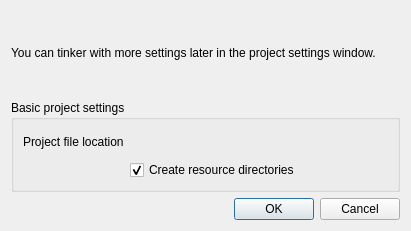
<?xml version="1.0" encoding="UTF-8"?>
<ui version="4.0">
 <class>NewProjectDialog</class>
 <widget class="QDialog" name="NewProjectDialog">
  <property name="geometry">
   <rect>
    <x>0</x>
    <y>0</y>
    <width>411</width>
    <height>231</height>
   </rect>
  </property>
  <property name="windowTitle">
   <string>Create a new project file</string>
  </property>
  <layout class="QVBoxLayout" name="verticalLayout">
   <item>
    <widget class="QLabel" name="helpText">
     <property name="sizePolicy">
      <sizepolicy hsizetype="MinimumExpanding" vsizetype="MinimumExpanding">
       <horstretch>0</horstretch>
       <verstretch>0</verstretch>
      </sizepolicy>
     </property>
     <property name="text">
      <string>You can tinker with more settings later in the project settings window.</string>
     </property>
     <property name="wordWrap">
      <bool>true</bool>
     </property>
    </widget>
   </item>
   <item>
    <widget class="QGroupBox" name="groupBox">
     <property name="title">
      <string>Basic project settings</string>
     </property>
     <property name="flat">
      <bool>false</bool>
     </property>
     <property name="checkable">
      <bool>false</bool>
     </property>
     <layout class="QFormLayout" name="formLayout">
      <property name="fieldGrowthPolicy">
       <enum>QFormLayout::ExpandingFieldsGrow</enum>
      </property>
      <item row="0" column="0">
       <widget class="QLabel" name="projectFilePathLabel">
        <property name="sizePolicy">
         <sizepolicy hsizetype="MinimumExpanding" vsizetype="Fixed">
          <horstretch>0</horstretch>
          <verstretch>0</verstretch>
         </sizepolicy>
        </property>
        <property name="minimumSize">
         <size>
          <width>0</width>
          <height>25</height>
         </size>
        </property>
        <property name="text">
         <string>Project file location</string>
        </property>
       </widget>
      </item>
      <item row="0" column="1">
       <widget class="FileLineEdit" name="projectFilePath" native="true">
        <property name="sizePolicy">
         <sizepolicy hsizetype="MinimumExpanding" vsizetype="Fixed">
          <horstretch>0</horstretch>
          <verstretch>0</verstretch>
         </sizepolicy>
        </property>
        <property name="minimumSize">
         <size>
          <width>0</width>
          <height>25</height>
         </size>
        </property>
       </widget>
      </item>
      <item row="1" column="1">
       <widget class="QCheckBox" name="createResourceDirs">
        <property name="enabled">
         <bool>true</bool>
        </property>
        <property name="autoFillBackground">
         <bool>false</bool>
        </property>
        <property name="text">
         <string>Create resource directories</string>
        </property>
        <property name="checked">
         <bool>true</bool>
        </property>
       </widget>
      </item>
     </layout>
    </widget>
   </item>
   <item>
    <widget class="QDialogButtonBox" name="buttonBox">
     <property name="orientation">
      <enum>Qt::Horizontal</enum>
     </property>
     <property name="standardButtons">
      <set>QDialogButtonBox::Cancel|QDialogButtonBox::Ok</set>
     </property>
    </widget>
   </item>
  </layout>
 </widget>
 <customwidgets>
  <customwidget>
   <class>FileLineEdit</class>
   <extends>QWidget</extends>
   <header>ceed.qtwidgets</header>
   <container>1</container>
  </customwidget>
 </customwidgets>
 <resources/>
 <connections>
  <connection>
   <sender>buttonBox</sender>
   <signal>accepted()</signal>
   <receiver>NewProjectDialog</receiver>
   <slot>accept()</slot>
   <hints>
    <hint type="sourcelabel">
     <x>248</x>
     <y>254</y>
    </hint>
    <hint type="destinationlabel">
     <x>157</x>
     <y>274</y>
    </hint>
   </hints>
  </connection>
  <connection>
   <sender>buttonBox</sender>
   <signal>rejected()</signal>
   <receiver>NewProjectDialog</receiver>
   <slot>reject()</slot>
   <hints>
    <hint type="sourcelabel">
     <x>316</x>
     <y>260</y>
    </hint>
    <hint type="destinationlabel">
     <x>286</x>
     <y>274</y>
    </hint>
   </hints>
  </connection>
 </connections>
</ui>
